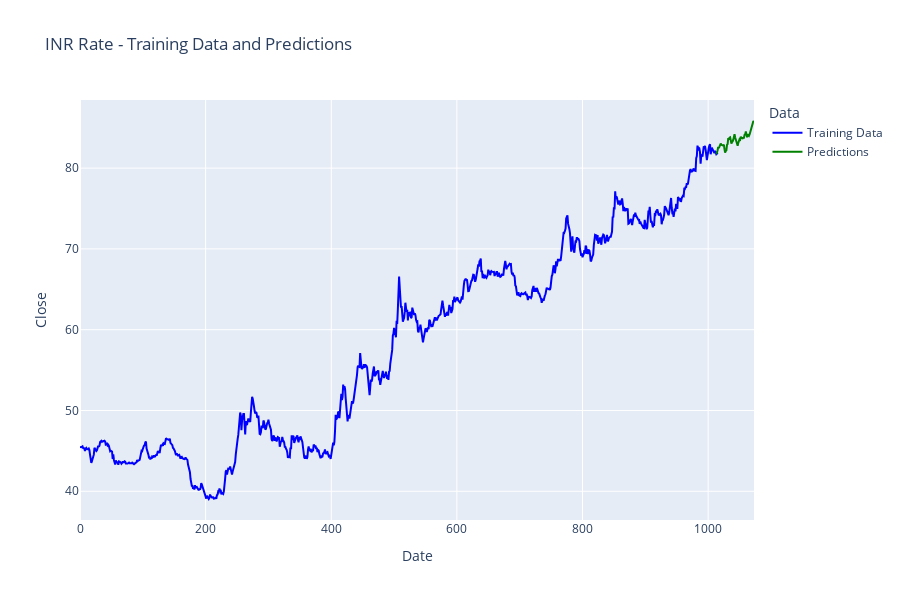

Write notebook code for a chart like this one.
### Code cell
# Create figure
fig = go.Figure()

# Add training data line plot
fig.add_trace(go.Scatter(
    x=data.index,
    y=data['Close'],
    mode='lines',
    name='Training Data',
    line=dict(color='blue')
))

# Add predictions line plot
fig.add_trace(go.Scatter(
    x=predictions.index,
    y=predictions,
    mode='lines',
    name='Predictions',
    line=dict(color='green')
))

fig.update_layout(
    title="INR Rate - Training Data and Predictions",
    xaxis_title="Date",
    yaxis_title="Close",
    legend_title="Data",
    width=900,
    height=600
)

pio.show(fig)

### Figure 1 — Plotly figure (JSON) as saved in the notebook; plotly's stock layout.template omitted (floating-point values rounded to 4 significant figures; data arrays with more than 128 entries replaced by an {"elided": "..."} marker saying what was removed)
{"data": [{"line": {"color": "blue"}, "mode": "lines", "name": "Training Data", "type": "scatter", "x": {"elided": "1013 int values"}, "y": {"elided": "1013 float values"}}, {"line": {"color": "green"}, "mode": "lines", "name": "Predictions", "type": "scatter", "x": [1013, 1014, 1015, 1016, 1017, 1018, 1019, 1020, 1021, 1022, 1023, 1024, 1025, 1026, 1027, 1028, 1029, 1030, 1031, 1032, 1033, 1034, 1035, 1036, 1037, 1038, 1039, 1040, 1041, 1042, 1043, 1044, 1045, 1046, 1047, 1048, 1049, 1050, 1051, 1052, 1053, 1054, 1055, 1056, 1057, 1058, 1059, 1060, 1061, 1062, 1063, 1064, 1065, 1066, 1067, 1068, 1069, 1070, 1071, 1072, 1073], "y": [81.73, 81.89, 82.18, 82.61, 82.47, 82.65, 82.86, 83.04, 82.88, 82.77, 82.81, 82.78, 82.92, 82.34, 81.91, 82.12, 82.19, 82.88, 82.97, 83.7, 83.53, 83.77, 83.81, 83.45, 83.04, 83.23, 83.31, 83.52, 83.97, 84.19, 83.78, 83.44, 83.37, 82.78, 82.76, 83.12, 83.32, 83.57, 83.51, 83.87, 83.73, 83.67, 83.67, 83.75, 83.75, 84.11, 84.17, 84.53, 84.09, 83.81, 84.19, 84.1, 84.0, 84.17, 84.43, 84.91, 84.91, 85.4, 85.52, 85.83, 85.69]}], "layout": {"height": 600, "legend": {"title": {"text": "Data"}}, "title": {"text": "INR Rate - Training Data and Predictions"}, "width": 900, "xaxis": {"title": {"text": "Date"}}, "yaxis": {"title": {"text": "Close"}}}}
